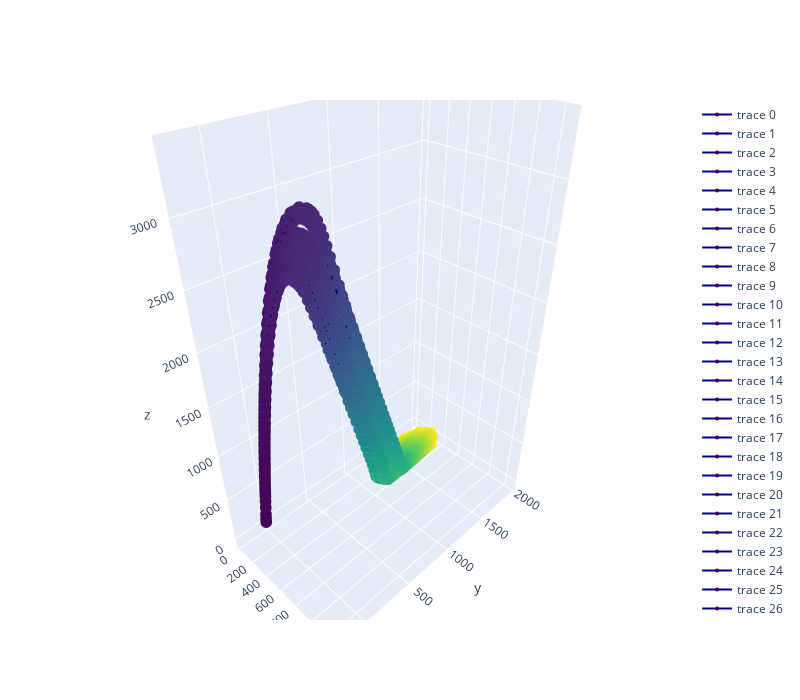

The notebook cell this image was saved under:
### Code cell
data = [go.Scatter3d(
    x=sol.y[1], y=sol.y[2], z=sol.y[3],
    marker=dict(
        size=4,
        color=sol.t,
        colorscale='Viridis',
    ),
    line=dict(
        color='darkblue',
        width=2
    )
) for sol in sols]

fig = go.Figure(data=data)

fig.update_layout(
    width=800,
    height=700,
    autosize=False,
    scene=dict(
        camera=dict(
            up=dict(
                x=0,
                y=0,
                z=1
            ),
            eye=dict(
                x=1.25,
                y=-1.25,
                z=1.25,
            )
        ),
        aspectratio = dict( x=1, y=1, z=1 ),
        aspectmode = 'auto'
    ),
)

fig.show()

### Figure 1 — Plotly figure (JSON) as saved in the notebook; plotly's stock layout.template omitted (floating-point values rounded to 4 significant figures; data arrays with more than 128 entries replaced by an {"elided": "..."} marker saying what was removed)
{"data": [{"line": {"color": "darkblue", "width": 2}, "marker": {"color": {"elided": "189 float values"}, "colorscale": [[0, "#440154"], [0.1111, "#482878"], [0.2222, "#3e4989"], [0.3333, "#31688e"], [0.4444, "#26828e"], [0.5556, "#1f9e89"], [0.6667, "#35b779"], [0.7778, "#6ece58"], [0.8889, "#b5de2b"], [1, "#fde725"]], "size": 4}, "type": "scatter3d", "x": {"elided": "189 float values"}, "y": {"elided": "189 float values"}, "z": {"elided": "189 float values"}}, {"line": {"color": "darkblue", "width": 2}, "marker": {"color": {"elided": "179 float values"}, "colorscale": [[0, "#440154"], [0.1111, "#482878"], [0.2222, "#3e4989"], [0.3333, "#31688e"], [0.4444, "#26828e"], [0.5556, "#1f9e89"], [0.6667, "#35b779"], [0.7778, "#6ece58"], [0.8889, "#b5de2b"], [1, "#fde725"]], "size": 4}, "type": "scatter3d", "x": {"elided": "179 float values"}, "y": {"elided": "179 float values"}, "z": {"elided": "179 float values"}}, {"line": {"color": "darkblue", "width": 2}, "marker": {"color": {"elided": "159 float values"}, "colorscale": [[0, "#440154"], [0.1111, "#482878"], [0.2222, "#3e4989"], [0.3333, "#31688e"], [0.4444, "#26828e"], [0.5556, "#1f9e89"], [0.6667, "#35b779"], [0.7778, "#6ece58"], [0.8889, "#b5de2b"], [1, "#fde725"]], "size": 4}, "type": "scatter3d", "x": {"elided": "159 float values"}, "y": {"elided": "159 float values"}, "z": {"elided": "159 float values"}}, {"line": {"color": "darkblue", "width": 2}, "marker": {"color": {"elided": "177 float values"}, "colorscale": [[0, "#440154"], [0.1111, "#482878"], [0.2222, "#3e4989"], [0.3333, "#31688e"], [0.4444, "#26828e"], [0.5556, "#1f9e89"], [0.6667, "#35b779"], [0.7778, "#6ece58"], [0.8889, "#b5de2b"], [1, "#fde725"]], "size": 4}, "type": "scatter3d", "x": {"elided": "177 float values"}, "y": {"elided": "177 float values"}, "z": {"elided": "177 float values"}}, {"line": {"color": "darkblue", "width": 2}, "marker": {"color": {"elided": "186 float values"}, "colorscale": [[0, "#440154"], [0.1111, "#482878"], [0.2222, "#3e4989"], [0.3333, "#31688e"], [0.4444, "#26828e"], [0.5556, "#1f9e89"], [0.6667, "#35b779"], [0.7778, "#6ece58"], [0.8889, "#b5de2b"], [1, "#fde725"]], "size": 4}, "type": "scatter3d", "x": {"elided": "186 float values"}, "y": {"elided": "186 float values"}, "z": {"elided": "186 float values"}}, {"line": {"color": "darkblue", "width": 2}, "marker": {"color": {"elided": "168 float values"}, "colorscale": [[0, "#440154"], [0.1111, "#482878"], [0.2222, "#3e4989"], [0.3333, "#31688e"], [0.4444, "#26828e"], [0.5556, "#1f9e89"], [0.6667, "#35b779"], [0.7778, "#6ece58"], [0.8889, "#b5de2b"], [1, "#fde725"]], "size": 4}, "type": "scatter3d", "x": {"elided": "168 float values"}, "y": {"elided": "168 float values"}, "z": {"elided": "168 float values"}}, {"line": {"color": "darkblue", "width": 2}, "marker": {"color": {"elided": "175 float values"}, "colorscale": [[0, "#440154"], [0.1111, "#482878"], [0.2222, "#3e4989"], [0.3333, "#31688e"], [0.4444, "#26828e"], [0.5556, "#1f9e89"], [0.6667, "#35b779"], [0.7778, "#6ece58"], [0.8889, "#b5de2b"], [1, "#fde725"]], "size": 4}, "type": "scatter3d", "x": {"elided": "175 float values"}, "y": {"elided": "175 float values"}, "z": {"elided": "175 float values"}}, {"line": {"color": "darkblue", "width": 2}, "marker": {"color": {"elided": "153 float values"}, "colorscale": [[0, "#440154"], [0.1111, "#482878"], [0.2222, "#3e4989"], [0.3333, "#31688e"], [0.4444, "#26828e"], [0.5556, "#1f9e89"], [0.6667, "#35b779"], [0.7778, "#6ece58"], [0.8889, "#b5de2b"], [1, "#fde725"]], "size": 4}, "type": "scatter3d", "x": {"elided": "153 float values"}, "y": {"elided": "153 float values"}, "z": {"elided": "153 float values"}}, {"line": {"color": "darkblue", "width": 2}, "marker": {"color": {"elided": "170 float values"}, "colorscale": [[0, "#440154"], [0.1111, "#482878"], [0.2222, "#3e4989"], [0.3333, "#31688e"], [0.4444, "#26828e"], [0.5556, "#1f9e89"], [0.6667, "#35b779"], [0.7778, "#6ece58"], [0.8889, "#b5de2b"], [1, "#fde725"]], "size": 4}, "type": "scatter3d", "x": {"elided": "170 float values"}, "y": {"elided": "170 float values"}, "z": {"elided": "170 float values"}}, {"line": {"color": "darkblue", "width": 2}, "marker": {"color": {"elided": "193 float values"}, "colorscale": [[0, "#440154"], [0.1111, "#482878"], [0.2222, "#3e4989"], [0.3333, "#31688e"], [0.4444, "#26828e"], [0.5556, "#1f9e89"], [0.6667, "#35b779"], [0.7778, "#6ece58"], [0.8889, "#b5de2b"], [1, "#fde725"]], "size": 4}, "type": "scatter3d", "x": {"elided": "193 float values"}, "y": {"elided": "193 float values"}, "z": {"elided": "193 float values"}}, {"line": {"color": "darkblue", "width": 2}, "marker": {"color": {"elided": "160 float values"}, "colorscale": [[0, "#440154"], [0.1111, "#482878"], [0.2222, "#3e4989"], [0.3333, "#31688e"], [0.4444, "#26828e"], [0.5556, "#1f9e89"], [0.6667, "#35b779"], [0.7778, "#6ece58"], [0.8889, "#b5de2b"], [1, "#fde725"]], "size": 4}, "type": "scatter3d", "x": {"elided": "160 float values"}, "y": {"elided": "160 float values"}, "z": {"elided": "160 float values"}}, {"line": {"color": "darkblue", "width": 2}, "marker": {"color": {"elided": "154 float values"}, "colorscale": [[0, "#440154"], [0.1111, "#482878"], [0.2222, "#3e4989"], [0.3333, "#31688e"], [0.4444, "#26828e"], [0.5556, "#1f9e89"], [0.6667, "#35b779"], [0.7778, "#6ece58"], [0.8889, "#b5de2b"], [1, "#fde725"]], "size": 4}, "type": "scatter3d", "x": {"elided": "154 float values"}, "y": {"elided": "154 float values"}, "z": {"elided": "154 float values"}}, {"line": {"color": "darkblue", "width": 2}, "marker": {"color": {"elided": "168 float values"}, "colorscale": [[0, "#440154"], [0.1111, "#482878"], [0.2222, "#3e4989"], [0.3333, "#31688e"], [0.4444, "#26828e"], [0.5556, "#1f9e89"], [0.6667, "#35b779"], [0.7778, "#6ece58"], [0.8889, "#b5de2b"], [1, "#fde725"]], "size": 4}, "type": "scatter3d", "x": {"elided": "168 float values"}, "y": {"elided": "168 float values"}, "z": {"elided": "168 float values"}}, {"line": {"color": "darkblue", "width": 2}, "marker": {"color": {"elided": "177 float values"}, "colorscale": [[0, "#440154"], [0.1111, "#482878"], [0.2222, "#3e4989"], [0.3333, "#31688e"], [0.4444, "#26828e"], [0.5556, "#1f9e89"], [0.6667, "#35b779"], [0.7778, "#6ece58"], [0.8889, "#b5de2b"], [1, "#fde725"]], "size": 4}, "type": "scatter3d", "x": {"elided": "177 float values"}, "y": {"elided": "177 float values"}, "z": {"elided": "177 float values"}}, {"line": {"color": "darkblue", "width": 2}, "marker": {"color": {"elided": "162 float values"}, "colorscale": [[0, "#440154"], [0.1111, "#482878"], [0.2222, "#3e4989"], [0.3333, "#31688e"], [0.4444, "#26828e"], [0.5556, "#1f9e89"], [0.6667, "#35b779"], [0.7778, "#6ece58"], [0.8889, "#b5de2b"], [1, "#fde725"]], "size": 4}, "type": "scatter3d", "x": {"elided": "162 float values"}, "y": {"elided": "162 float values"}, "z": {"elided": "162 float values"}}, {"line": {"color": "darkblue", "width": 2}, "marker": {"color": {"elided": "174 float values"}, "colorscale": [[0, "#440154"], [0.1111, "#482878"], [0.2222, "#3e4989"], [0.3333, "#31688e"], [0.4444, "#26828e"], [0.5556, "#1f9e89"], [0.6667, "#35b779"], [0.7778, "#6ece58"], [0.8889, "#b5de2b"], [1, "#fde725"]], "size": 4}, "type": "scatter3d", "x": {"elided": "174 float values"}, "y": {"elided": "174 float values"}, "z": {"elided": "174 float values"}}, {"line": {"color": "darkblue", "width": 2}, "marker": {"color": {"elided": "166 float values"}, "colorscale": [[0, "#440154"], [0.1111, "#482878"], [0.2222, "#3e4989"], [0.3333, "#31688e"], [0.4444, "#26828e"], [0.5556, "#1f9e89"], [0.6667, "#35b779"], [0.7778, "#6ece58"], [0.8889, "#b5de2b"], [1, "#fde725"]], "size": 4}, "type": "scatter3d", "x": {"elided": "166 float values"}, "y": {"elided": "166 float values"}, "z": {"elided": "166 float values"}}, {"line": {"color": "darkblue", "width": 2}, "marker": {"color": {"elided": "177 float values"}, "colorscale": [[0, "#440154"], [0.1111, "#482878"], [0.2222, "#3e4989"], [0.3333, "#31688e"], [0.4444, "#26828e"], [0.5556, "#1f9e89"], [0.6667, "#35b779"], [0.7778, "#6ece58"], [0.8889, "#b5de2b"], [1, "#fde725"]], "size": 4}, "type": "scatter3d", "x": {"elided": "177 float values"}, "y": {"elided": "177 float values"}, "z": {"elided": "177 float values"}}, {"line": {"color": "darkblue", "width": 2}, "marker": {"color": {"elided": "165 float values"}, "colorscale": [[0, "#440154"], [0.1111, "#482878"], [0.2222, "#3e4989"], [0.3333, "#31688e"], [0.4444, "#26828e"], [0.5556, "#1f9e89"], [0.6667, "#35b779"], [0.7778, "#6ece58"], [0.8889, "#b5de2b"], [1, "#fde725"]], "size": 4}, "type": "scatter3d", "x": {"elided": "165 float values"}, "y": {"elided": "165 float values"}, "z": {"elided": "165 float values"}}, {"line": {"color": "darkblue", "width": 2}, "marker": {"color": {"elided": "188 float values"}, "colorscale": [[0, "#440154"], [0.1111, "#482878"], [0.2222, "#3e4989"], [0.3333, "#31688e"], [0.4444, "#26828e"], [0.5556, "#1f9e89"], [0.6667, "#35b779"], [0.7778, "#6ece58"], [0.8889, "#b5de2b"], [1, "#fde725"]], "size": 4}, "type": "scatter3d", "x": {"elided": "188 float values"}, "y": {"elided": "188 float values"}, "z": {"elided": "188 float values"}}, {"line": {"color": "darkblue", "width": 2}, "marker": {"color": {"elided": "179 float values"}, "colorscale": [[0, "#440154"], [0.1111, "#482878"], [0.2222, "#3e4989"], [0.3333, "#31688e"], [0.4444, "#26828e"], [0.5556, "#1f9e89"], [0.6667, "#35b779"], [0.7778, "#6ece58"], [0.8889, "#b5de2b"], [1, "#fde725"]], "size": 4}, "type": "scatter3d", "x": {"elided": "179 float values"}, "y": {"elided": "179 float values"}, "z": {"elided": "179 float values"}}, {"line": {"color": "darkblue", "width": 2}, "marker": {"color": {"elided": "165 float values"}, "colorscale": [[0, "#440154"], [0.1111, "#482878"], [0.2222, "#3e4989"], [0.3333, "#31688e"], [0.4444, "#26828e"], [0.5556, "#1f9e89"], [0.6667, "#35b779"], [0.7778, "#6ece58"], [0.8889, "#b5de2b"], [1, "#fde725"]], "size": 4}, "type": "scatter3d", "x": {"elided": "165 float values"}, "y": {"elided": "165 float values"}, "z": {"elided": "165 float values"}}, {"line": {"color": "darkblue", "width": 2}, "marker": {"color": {"elided": "165 float values"}, "colorscale": [[0, "#440154"], [0.1111, "#482878"], [0.2222, "#3e4989"], [0.3333, "#31688e"], [0.4444, "#26828e"], [0.5556, "#1f9e89"], [0.6667, "#35b779"], [0.7778, "#6ece58"], [0.8889, "#b5de2b"], [1, "#fde725"]], "size": 4}, "type": "scatter3d", "x": {"elided": "165 float values"}, "y": {"elided": "165 float values"}, "z": {"elided": "165 float values"}}, {"line": {"color": "darkblue", "width": 2}, "marker": {"color": {"elided": "168 float values"}, "colorscale": [[0, "#440154"], [0.1111, "#482878"], [0.2222, "#3e4989"], [0.3333, "#31688e"], [0.4444, "#26828e"], [0.5556, "#1f9e89"], [0.6667, "#35b779"], [0.7778, "#6ece58"], [0.8889, "#b5de2b"], [1, "#fde725"]], "size": 4}, "type": "scatter3d", "x": {"elided": "168 float values"}, "y": {"elided": "168 float values"}, "z": {"elided": "168 float values"}}, {"line": {"color": "darkblue", "width": 2}, "marker": {"color": {"elided": "183 float values"}, "colorscale": [[0, "#440154"], [0.1111, "#482878"], [0.2222, "#3e4989"], [0.3333, "#31688e"], [0.4444, "#26828e"], [0.5556, "#1f9e89"], [0.6667, "#35b779"], [0.7778, "#6ece58"], [0.8889, "#b5de2b"], [1, "#fde725"]], "size": 4}, "type": "scatter3d", "x": {"elided": "183 float values"}, "y": {"elided": "183 float values"}, "z": {"elided": "183 float values"}}, {"line": {"color": "darkblue", "width": 2}, "marker": {"color": {"elided": "184 float values"}, "colorscale": [[0, "#440154"], [0.1111, "#482878"], [0.2222, "#3e4989"], [0.3333, "#31688e"], [0.4444, "#26828e"], [0.5556, "#1f9e89"], [0.6667, "#35b779"], [0.7778, "#6ece58"], [0.8889, "#b5de2b"], [1, "#fde725"]], "size": 4}, "type": "scatter3d", "x": {"elided": "184 float values"}, "y": {"elided": "184 float values"}, "z": {"elided": "184 float values"}}, {"line": {"color": "darkblue", "width": 2}, "marker": {"color": {"elided": "169 float values"}, "colorscale": [[0, "#440154"], [0.1111, "#482878"], [0.2222, "#3e4989"], [0.3333, "#31688e"], [0.4444, "#26828e"], [0.5556, "#1f9e89"], [0.6667, "#35b779"], [0.7778, "#6ece58"], [0.8889, "#b5de2b"], [1, "#fde725"]], "size": 4}, "type": "scatter3d", "x": {"elided": "169 float values"}, "y": {"elided": "169 float values"}, "z": {"elided": "169 float values"}}, {"line": {"color": "darkblue", "width": 2}, "marker": {"color": {"elided": "181 float values"}, "colorscale": [[0, "#440154"], [0.1111, "#482878"], [0.2222, "#3e4989"], [0.3333, "#31688e"], [0.4444, "#26828e"], [0.5556, "#1f9e89"], [0.6667, "#35b779"], [0.7778, "#6ece58"], [0.8889, "#b5de2b"], [1, "#fde725"]], "size": 4}, "type": "scatter3d", "x": {"elided": "181 float values"}, "y": {"elided": "181 float values"}, "z": {"elided": "181 float values"}}, {"line": {"color": "darkblue", "width": 2}, "marker": {"color": {"elided": "188 float values"}, "colorscale": [[0, "#440154"], [0.1111, "#482878"], [0.2222, "#3e4989"], [0.3333, "#31688e"], [0.4444, "#26828e"], [0.5556, "#1f9e89"], [0.6667, "#35b779"], [0.7778, "#6ece58"], [0.8889, "#b5de2b"], [1, "#fde725"]], "size": 4}, "type": "scatter3d", "x": {"elided": "188 float values"}, "y": {"elided": "188 float values"}, "z": {"elided": "188 float values"}}, {"line": {"color": "darkblue", "width": 2}, "marker": {"color": {"elided": "180 float values"}, "colorscale": [[0, "#440154"], [0.1111, "#482878"], [0.2222, "#3e4989"], [0.3333, "#31688e"], [0.4444, "#26828e"], [0.5556, "#1f9e89"], [0.6667, "#35b779"], [0.7778, "#6ece58"], [0.8889, "#b5de2b"], [1, "#fde725"]], "size": 4}, "type": "scatter3d", "x": {"elided": "180 float values"}, "y": {"elided": "180 float values"}, "z": {"elided": "180 float values"}}, {"line": {"color": "darkblue", "width": 2}, "marker": {"color": {"elided": "177 float values"}, "colorscale": [[0, "#440154"], [0.1111, "#482878"], [0.2222, "#3e4989"], [0.3333, "#31688e"], [0.4444, "#26828e"], [0.5556, "#1f9e89"], [0.6667, "#35b779"], [0.7778, "#6ece58"], [0.8889, "#b5de2b"], [1, "#fde725"]], "size": 4}, "type": "scatter3d", "x": {"elided": "177 float values"}, "y": {"elided": "177 float values"}, "z": {"elided": "177 float values"}}, {"line": {"color": "darkblue", "width": 2}, "marker": {"color": {"elided": "173 float values"}, "colorscale": [[0, "#440154"], [0.1111, "#482878"], [0.2222, "#3e4989"], [0.3333, "#31688e"], [0.4444, "#26828e"], [0.5556, "#1f9e89"], [0.6667, "#35b779"], [0.7778, "#6ece58"], [0.8889, "#b5de2b"], [1, "#fde725"]], "size": 4}, "type": "scatter3d", "x": {"elided": "173 float values"}, "y": {"elided": "173 float values"}, "z": {"elided": "173 float values"}}, {"line": {"color": "darkblue", "width": 2}, "marker": {"color": {"elided": "172 float values"}, "colorscale": [[0, "#440154"], [0.1111, "#482878"], [0.2222, "#3e4989"], [0.3333, "#31688e"], [0.4444, "#26828e"], [0.5556, "#1f9e89"], [0.6667, "#35b779"], [0.7778, "#6ece58"], [0.8889, "#b5de2b"], [1, "#fde725"]], "size": 4}, "type": "scatter3d", "x": {"elided": "172 float values"}, "y": {"elided": "172 float values"}, "z": {"elided": "172 float values"}}, {"line": {"color": "darkblue", "width": 2}, "marker": {"color": {"elided": "175 float values"}, "colorscale": [[0, "#440154"], [0.1111, "#482878"], [0.2222, "#3e4989"], [0.3333, "#31688e"], [0.4444, "#26828e"], [0.5556, "#1f9e89"], [0.6667, "#35b779"], [0.7778, "#6ece58"], [0.8889, "#b5de2b"], [1, "#fde725"]], "size": 4}, "type": "scatter3d", "x": {"elided": "175 float values"}, "y": {"elided": "175 float values"}, "z": {"elided": "175 float values"}}, {"line": {"color": "darkblue", "width": 2}, "marker": {"color": {"elided": "172 float values"}, "colorscale": [[0, "#440154"], [0.1111, "#482878"], [0.2222, "#3e4989"], [0.3333, "#31688e"], [0.4444, "#26828e"], [0.5556, "#1f9e89"], [0.6667, "#35b779"], [0.7778, "#6ece58"], [0.8889, "#b5de2b"], [1, "#fde725"]], "size": 4}, "type": "scatter3d", "x": {"elided": "172 float values"}, "y": {"elided": "172 float values"}, "z": {"elided": "172 float values"}}, {"line": {"color": "darkblue", "width": 2}, "marker": {"color": {"elided": "177 float values"}, "colorscale": [[0, "#440154"], [0.1111, "#482878"], [0.2222, "#3e4989"], [0.3333, "#31688e"], [0.4444, "#26828e"], [0.5556, "#1f9e89"], [0.6667, "#35b779"], [0.7778, "#6ece58"], [0.8889, "#b5de2b"], [1, "#fde725"]], "size": 4}, "type": "scatter3d", "x": {"elided": "177 float values"}, "y": {"elided": "177 float values"}, "z": {"elided": "177 float values"}}, {"line": {"color": "darkblue", "width": 2}, "marker": {"color": {"elided": "161 float values"}, "colorscale": [[0, "#440154"], [0.1111, "#482878"], [0.2222, "#3e4989"], [0.3333, "#31688e"], [0.4444, "#26828e"], [0.5556, "#1f9e89"], [0.6667, "#35b779"], [0.7778, "#6ece58"], [0.8889, "#b5de2b"], [1, "#fde725"]], "size": 4}, "type": "scatter3d", "x": {"elided": "161 float values"}, "y": {"elided": "161 float values"}, "z": {"elided": "161 float values"}}, {"line": {"color": "darkblue", "width": 2}, "marker": {"color": {"elided": "183 float values"}, "colorscale": [[0, "#440154"], [0.1111, "#482878"], [0.2222, "#3e4989"], [0.3333, "#31688e"], [0.4444, "#26828e"], [0.5556, "#1f9e89"], [0.6667, "#35b779"], [0.7778, "#6ece58"], [0.8889, "#b5de2b"], [1, "#fde725"]], "size": 4}, "type": "scatter3d", "x": {"elided": "183 float values"}, "y": {"elided": "183 float values"}, "z": {"elided": "183 float values"}}, {"line": {"color": "darkblue", "width": 2}, "marker": {"color": {"elided": "177 float values"}, "colorscale": [[0, "#440154"], [0.1111, "#482878"], [0.2222, "#3e4989"], [0.3333, "#31688e"], [0.4444, "#26828e"], [0.5556, "#1f9e89"], [0.6667, "#35b779"], [0.7778, "#6ece58"], [0.8889, "#b5de2b"], [1, "#fde725"]], "size": 4}, "type": "scatter3d", "x": {"elided": "177 float values"}, "y": {"elided": "177 float values"}, "z": {"elided": "177 float values"}}, {"line": {"color": "darkblue", "width": 2}, "marker": {"color": {"elided": "173 float values"}, "colorscale": [[0, "#440154"], [0.1111, "#482878"], [0.2222, "#3e4989"], [0.3333, "#31688e"], [0.4444, "#26828e"], [0.5556, "#1f9e89"], [0.6667, "#35b779"], [0.7778, "#6ece58"], [0.8889, "#b5de2b"], [1, "#fde725"]], "size": 4}, "type": "scatter3d", "x": {"elided": "173 float values"}, "y": {"elided": "173 float values"}, "z": {"elided": "173 float values"}}, {"line": {"color": "darkblue", "width": 2}, "marker": {"color": {"elided": "192 float values"}, "colorscale": [[0, "#440154"], [0.1111, "#482878"], [0.2222, "#3e4989"], [0.3333, "#31688e"], [0.4444, "#26828e"], [0.5556, "#1f9e89"], [0.6667, "#35b779"], [0.7778, "#6ece58"], [0.8889, "#b5de2b"], [1, "#fde725"]], "size": 4}, "type": "scatter3d", "x": {"elided": "192 float values"}, "y": {"elided": "192 float values"}, "z": {"elided": "192 float values"}}, {"line": {"color": "darkblue", "width": 2}, "marker": {"color": {"elided": "164 float values"}, "colorscale": [[0, "#440154"], [0.1111, "#482878"], [0.2222, "#3e4989"], [0.3333, "#31688e"], [0.4444, "#26828e"], [0.5556, "#1f9e89"], [0.6667, "#35b779"], [0.7778, "#6ece58"], [0.8889, "#b5de2b"], [1, "#fde725"]], "size": 4}, "type": "scatter3d", "x": {"elided": "164 float values"}, "y": {"elided": "164 float values"}, "z": {"elided": "164 float values"}}, {"line": {"color": "darkblue", "width": 2}, "marker": {"color": {"elided": "165 float values"}, "colorscale": [[0, "#440154"], [0.1111, "#482878"], [0.2222, "#3e4989"], [0.3333, "#31688e"], [0.4444, "#26828e"], [0.5556, "#1f9e89"], [0.6667, "#35b779"], [0.7778, "#6ece58"], [0.8889, "#b5de2b"], [1, "#fde725"]], "size": 4}, "type": "scatter3d", "x": {"elided": "165 float values"}, "y": {"elided": "165 float values"}, "z": {"elided": "165 float values"}}, {"line": {"color": "darkblue", "width": 2}, "marker": {"color": {"elided": "170 float values"}, "colorscale": [[0, "#440154"], [0.1111, "#482878"], [0.2222, "#3e4989"], [0.3333, "#31688e"], [0.4444, "#26828e"], [0.5556, "#1f9e89"], [0.6667, "#35b779"], [0.7778, "#6ece58"], [0.8889, "#b5de2b"], [1, "#fde725"]], "size": 4}, "type": "scatter3d", "x": {"elided": "170 float values"}, "y": {"elided": "170 float values"}, "z": {"elided": "170 float values"}}, {"line": {"color": "darkblue", "width": 2}, "marker": {"color": {"elided": "183 float values"}, "colorscale": [[0, "#440154"], [0.1111, "#482878"], [0.2222, "#3e4989"], [0.3333, "#31688e"], [0.4444, "#26828e"], [0.5556, "#1f9e89"], [0.6667, "#35b779"], [0.7778, "#6ece58"], [0.8889, "#b5de2b"], [1, "#fde725"]], "size": 4}, "type": "scatter3d", "x": {"elided": "183 float values"}, "y": {"elided": "183 float values"}, "z": {"elided": "183 float values"}}, {"line": {"color": "darkblue", "width": 2}, "marker": {"color": {"elided": "169 float values"}, "colorscale": [[0, "#440154"], [0.1111, "#482878"], [0.2222, "#3e4989"], [0.3333, "#31688e"], [0.4444, "#26828e"], [0.5556, "#1f9e89"], [0.6667, "#35b779"], [0.7778, "#6ece58"], [0.8889, "#b5de2b"], [1, "#fde725"]], "size": 4}, "type": "scatter3d", "x": {"elided": "169 float values"}, "y": {"elided": "169 float values"}, "z": {"elided": "169 float values"}}, {"line": {"color": "darkblue", "width": 2}, "marker": {"color": {"elided": "166 float values"}, "colorscale": [[0, "#440154"], [0.1111, "#482878"], [0.2222, "#3e4989"], [0.3333, "#31688e"], [0.4444, "#26828e"], [0.5556, "#1f9e89"], [0.6667, "#35b779"], [0.7778, "#6ece58"], [0.8889, "#b5de2b"], [1, "#fde725"]], "size": 4}, "type": "scatter3d", "x": {"elided": "166 float values"}, "y": {"elided": "166 float values"}, "z": {"elided": "166 float values"}}, {"line": {"color": "darkblue", "width": 2}, "marker": {"color": {"elided": "169 float values"}, "colorscale": [[0, "#440154"], [0.1111, "#482878"], [0.2222, "#3e4989"], [0.3333, "#31688e"], [0.4444, "#26828e"], [0.5556, "#1f9e89"], [0.6667, "#35b779"], [0.7778, "#6ece58"], [0.8889, "#b5de2b"], [1, "#fde725"]], "size": 4}, "type": "scatter3d", "x": {"elided": "169 float values"}, "y": {"elided": "169 float values"}, "z": {"elided": "169 float values"}}, {"line": {"color": "darkblue", "width": 2}, "marker": {"color": {"elided": "169 float values"}, "colorscale": [[0, "#440154"], [0.1111, "#482878"], [0.2222, "#3e4989"], [0.3333, "#31688e"], [0.4444, "#26828e"], [0.5556, "#1f9e89"], [0.6667, "#35b779"], [0.7778, "#6ece58"], [0.8889, "#b5de2b"], [1, "#fde725"]], "size": 4}, "type": "scatter3d", "x": {"elided": "169 float values"}, "y": {"elided": "169 float values"}, "z": {"elided": "169 float values"}}, {"line": {"color": "darkblue", "width": 2}, "marker": {"color": {"elided": "162 float values"}, "colorscale": [[0, "#440154"], [0.1111, "#482878"], [0.2222, "#3e4989"], [0.3333, "#31688e"], [0.4444, "#26828e"], [0.5556, "#1f9e89"], [0.6667, "#35b779"], [0.7778, "#6ece58"], [0.8889, "#b5de2b"], [1, "#fde725"]], "size": 4}, "type": "scatter3d", "x": {"elided": "162 float values"}, "y": {"elided": "162 float values"}, "z": {"elided": "162 float values"}}], "layout": {"autosize": false, "height": 700, "scene": {"aspectmode": "auto", "aspectratio": {"x": 1, "y": 1, "z": 1}, "camera": {"eye": {"x": 1.25, "y": -1.25, "z": 1.25}, "up": {"x": 0, "y": 0, "z": 1}}}, "width": 800}}
